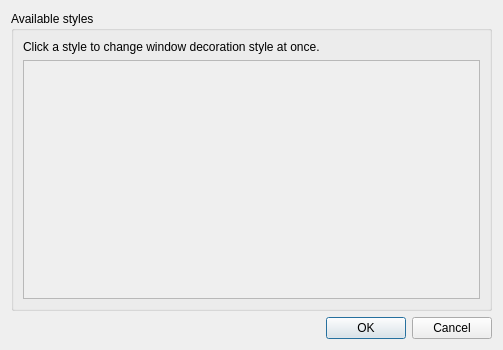
<?xml version="1.0" encoding="UTF-8"?>
<ui version="4.0">
 <class>MainPage</class>
 <widget class="QWidget" name="MainPage">
  <property name="geometry">
   <rect>
    <x>0</x>
    <y>0</y>
    <width>503</width>
    <height>350</height>
   </rect>
  </property>
  <property name="windowTitle">
   <string>Form</string>
  </property>
  <layout class="QVBoxLayout" name="verticalLayout_2">
   <item>
    <widget class="QGroupBox" name="groupBox">
     <property name="title">
      <string>Available styles</string>
     </property>
     <layout class="QVBoxLayout" name="verticalLayout">
      <item>
       <widget class="QLabel" name="label">
        <property name="text">
         <string>Click a style to change window decoration style at once.</string>
        </property>
       </widget>
      </item>
      <item>
       <widget class="QScrollArea" name="scrollArea">
        <property name="widgetResizable">
         <bool>true</bool>
        </property>
       </widget>
      </item>
     </layout>
    </widget>
   </item>
   <item>
    <widget class="QDialogButtonBox" name="buttonBox">
     <property name="standardButtons">
      <set>QDialogButtonBox::Cancel|QDialogButtonBox::Ok</set>
     </property>
    </widget>
   </item>
  </layout>
 </widget>
 <resources/>
 <connections/>
</ui>
